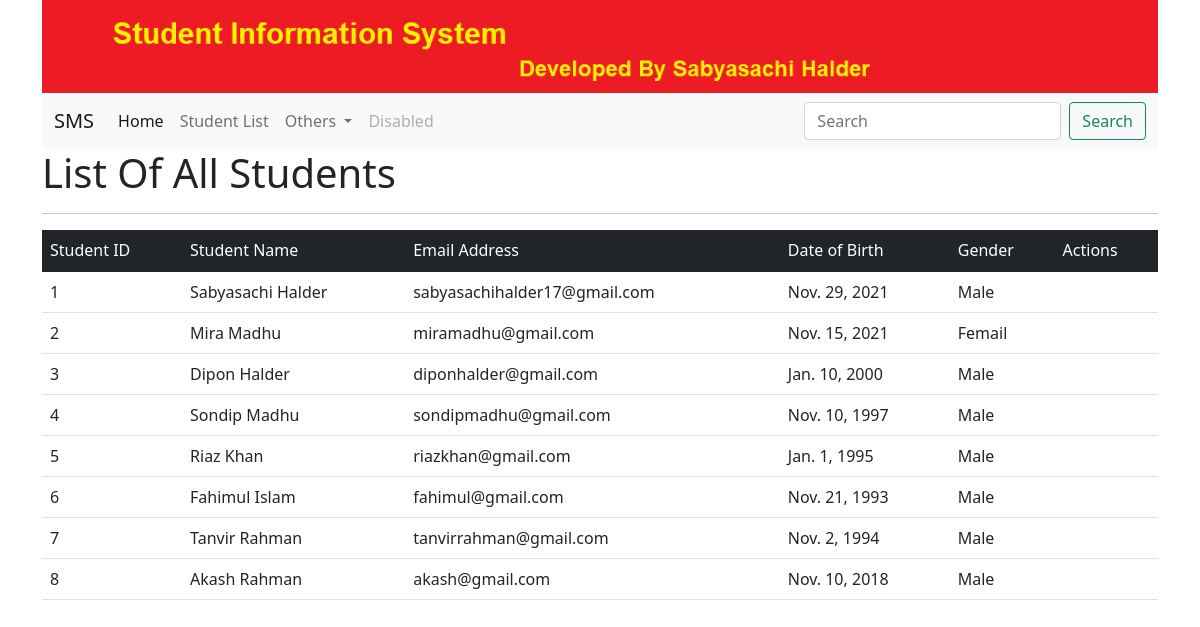
The page /stud/list/ on the database its author committed.
### studentapp/models.py (models this page shows, shortened)
class Student(models.Model):
    GENDER_CHOICES = [('Male', 'Male'),('Femail', 'Femail'),]
    name = models.CharField(max_length = 100)
    email = models.EmailField(unique=True,blank = True, null = True)
    dob= models.DateField(default=datetime.now,blank=True)
    gender = models.CharField(max_length=6, choices=GENDER_CHOICES, default='Mail')

### studentapp/views.py (the view)
# urls.py: path('list/', views.list,name = 'list')
def list(request):
    students = Student.objects.all()
    context = {'title': 'Student List', 'students': students}
    return render(request, 'stud/list.html', context)

### templates/stud/list.html (shortened to what this page needs)
{% load static %}
<!DOCTYPE html>
<html lang="en">
<head>
    <link href="https://cdn.jsdelivr.net/npm/bootstrap@5.1.3/dist/css/bootstrap.min.css" rel="stylesheet">
</head>
<body>
    <div class= "container">
        <div>
            <img src="{% static 'images/logo.png' %}" alt="" width = 100% >
        </div>
        <div>
            <nav class="navbar navbar-expand-lg navbar-light bg-light">
                <div class="container-fluid">
                  <a class="navbar-brand" href="#">SMS</a>
                  <div class="collapse navbar-collapse" id="navbarSupportedContent">
                    <ul class="navbar-nav me-auto mb-2 mb-lg-0">
                      <li class="nav-item">
                        <a class="nav-link active" aria-current="page" href="{% url 'home' %}">Home</a>
                      </li>
                      <li class="nav-item">
                        <a class="nav-link" href="{% url 'list' %}">Student List</a>
                      </li>
                      <li class="nav-item dropdown">
                        <a class="nav-link dropdown-toggle" href="#" id="navbarDropdown" role="button" data-bs-toggle="dropdown" aria-expanded="false">
                          Others
                        </a>
                      </li>
                      <li class="nav-item">
                        <a class="nav-link disabled">Disabled</a>
                      </li>
                    </ul>
                    <form class="d-flex">
                      <input class="form-control me-2" type="search" placeholder="Search" aria-label="Search">
                      <button class="btn btn-outline-success" type="submit">Search</button>
                    </form>
                  </div>
                </div>
              </nav>
        </div>
        <div>
            <h1>List Of All Students</h1>
            <hr>
        </div>
        <div>
            <table class = "table   table-hover">
                <thead class = "table-dark">
                    <tr>
                        <td>Student ID</td>
                        <td>Student Name</td>
                        <td>Email Address</td>
                        <td>Date of Birth</td>
                        <td>Gender</td>
                        <td>Actions</td>
                    </tr>
                </thead>
                <tbody>
                    {% for stud in students  %}
                    <tr>
                        <td>{{stud.id}}</td>
                        <td>{{ stud.name }}</td>
                        <td>{{ stud.email }}</td>
                        <td>{{ stud.dob }}</td>
                        <td>{{ stud.gender }}</td>
                        <td></td>
                    </tr>
                    {% endfor %}
                </tbody>
            </table>
        </div>
    </div>
</body>
</html>

### rows shown on the page
Student: id "1", name "Sabyasachi Halder", email "sabyasachihalder17@gmail.com", dob "Nov. 29, 2021", gender "Male"
Student: id "2", name "Mira Madhu", email "miramadhu@gmail.com", dob "Nov. 15, 2021", gender "Femail"
Student: id "3", name "Dipon Halder", email "diponhalder@gmail.com", dob "Jan. 10, 2000", gender "Male"
Student: id "4", name "Sondip Madhu", email "sondipmadhu@gmail.com", dob "Nov. 10, 1997", gender "Male"
Student: id "5", name "Riaz Khan", email "riazkhan@gmail.com", dob "Jan. 1, 1995", gender "Male"
Student: id "6", name "Fahimul Islam", email "fahimul@gmail.com", dob "Nov. 21, 1993", gender "Male"
Student: id "7", name "Tanvir Rahman", email "tanvirrahman@gmail.com", dob "Nov. 2, 1994", gender "Male"
Student: id "8", name "Akash Rahman", email "akash@gmail.com", dob "Nov. 10, 2018", gender "Male"
